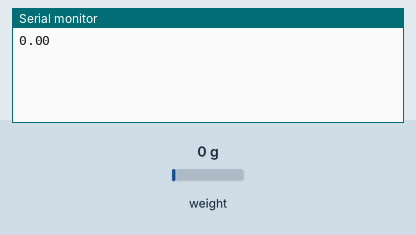
Recording of a sketch running on a simulated Arduino Uno, built with avr-gcc and run on an emulated ATmega328P. Parts: the last lines printed to the serial monitor. Inputs (shaded band) come from the test bench; at power-on: weight on the scale 0 g.

Above: at 2.2 s.
2.3 s: weight on the scale set to 100 g
At 3.1 s:
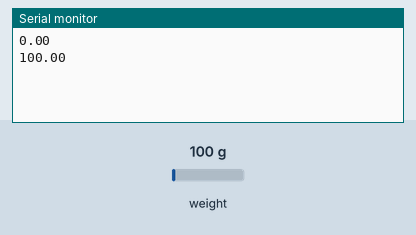
3.8 s: weight on the scale set to 1250 g
At 4.9 s:
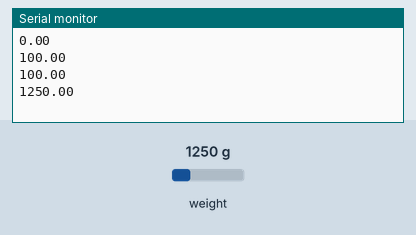
Timing chart, 0 to 6.8 s (numbered marks = the images above; inputs shaded):
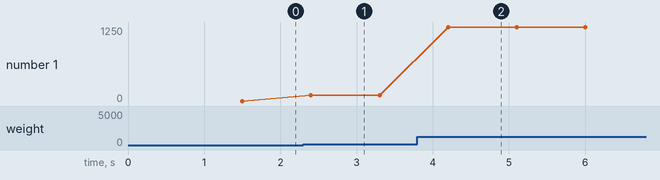

The sketch:

Projeto_123_Balanca_com_HX711.ino
```cpp
// Projeto 123 - Balança com HX711
// Arduino Uno | Arduino Neon Lab

#include "HX711.h"
HX711 balanca;
const float FATOR=420.0; // EXEMPLO: calibrar com massa conhecida
void setup(){Serial.begin(9600);balanca.begin(3,2);
 balanca.set_scale(FATOR);balanca.tare();}
void loop(){
 if(balanca.is_ready()) Serial.println(balanca.get_units(5),2);
 delay(400);
}
```

Measured:
- after the input at 2.3 s, the serial monitor: prints a new line after 0.10 s (image 1)
- after the input at 3.8 s, the serial monitor: prints a new line after 0.40 s (image 2)
- plotted number 1: 0 → 100 after the input at 2.3 s, 100 → 1250 after the input at 3.8 s
